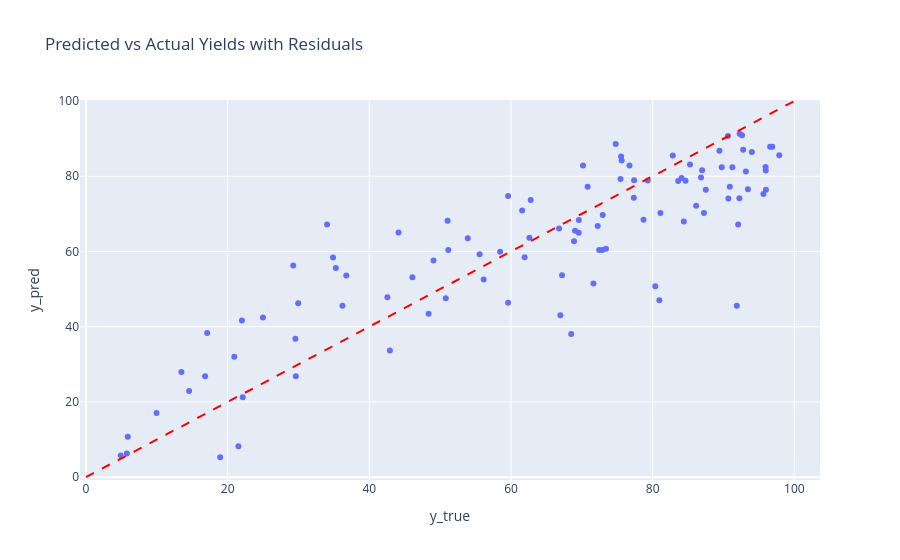

Notebook cell for this chart:
### Markdown cell above
##### Outlier analysis

### Code cell
results_check = pd.DataFrame({
    'y_true': Y_test,
    'y_pred': Y_test_best_nn_pred,
    'residual': Y_test - Y_test_best_nn_pred,
    'abs_residual': np.abs(Y_test - Y_test_best_nn_pred),
    'ligand' : df_test['catalyst'],
    'time': df_test['time_s'],
    'temperautre': df_test['temp_c'],
    'cat loading': df_test['cat_loading'],
    'aryl halide': df_test['name_aryl_halide'],
    'boron species': df_test['name_boron_species'],
    'solvent': df_test['name_solvent'],
    'base': df_test['name_base']
}, index=X_test.index)

# Find outliers
outliers = results_check.nlargest(10, 'abs_residual')
# # Look them up in the orginal dataframe
# original_df.loc[outliers.index]

import plotly.express as px
import plotly.graph_objects as go

results_check['original_index'] = results_check.index
fig = px.scatter(results_check, x='y_true', y='y_pred', hover_data=['original_index', 'residual'], title='Predicted vs Actual Yields with Residuals')
fig.add_shape(type='line', x0=0, y0=0, x1=100, y1=100, line=dict(color='Red', dash='dash'))
fig.show()

print(outliers)

### Figure 1 — Plotly figure (JSON) as saved in the notebook; plotly's stock layout.template omitted (floating-point values rounded to 4 significant figures; data arrays with more than 128 entries replaced by an {"elided": "..."} marker saying what was removed)
{"data": [{"customdata": {"elided": "103x2 float values"}, "hovertemplate": "y_true=%{x}<br>y_pred=%{y}<br>original_index=%{customdata[0]}<br>residual=%{customdata[1]}<extra></extra>", "legendgroup": "", "marker": {"color": "#636efa", "symbol": "circle"}, "mode": "markers", "name": "", "orientation": "v", "showlegend": false, "type": "scatter", "x": [91.87, 29.56, 5.772, 72.94, 53.9, 55.56, 86.98, 42.55, 87.24, 29.26, 84.07, 84.63, 70.82, 75.62, 93.44, 95.99, 48.37, 34.03, 68.5, 91.24, 90.69, 75.46, 59.59, 69.56, 97.86, 61.57, 96.89, 93.15, 35.27, 72.23, 82.84, 51.05, 50.79, 90.89, 93.99, 22.13, 69.05, 92.61, 95.93, 69.58, 18.94, 96.57, 29.96, 16.82, 36.75, 85.26, 67.2, 24.98, 58.46, 66.78, 70.16, 90.62, 62.59, 14.56, 42.9, 71.64, 86.82, 9.962, 44.12, 84.39, 62.78, 77.34, 77.38, 74.79, 61.92, 56.14, 76.72, 78.71, 89.74, 79.31, 86.13, 92.27, 46.08, 92.77, 92.06, 51.15, 5.903, 80.94, 4.911, 83.6, 66.97, 68.89, 17.11, 81.09, 20.94, 29.62, 75.54, 87.49, 73.4, 95.96, 34.88, 95.63, 92.24, 59.59, 80.36, 89.42, 72.44, 36.2, 49.06, 21.52, 72.87, 13.47, 22.01], "xaxis": "x", "y": [45.55, 36.8, 6.283, 69.68, 63.5, 59.25, 81.57, 47.83, 70.26, 56.27, 79.55, 78.79, 77.2, 84.16, 76.55, 76.42, 43.42, 67.18, 38.08, 82.39, 74.06, 79.28, 74.75, 64.95, 85.61, 70.89, 87.82, 81.24, 55.62, 66.74, 85.53, 68.14, 47.59, 77.19, 86.45, 21.26, 65.51, 90.87, 82.43, 68.35, 5.293, 87.86, 46.25, 26.82, 53.59, 83.15, 53.65, 42.47, 59.91, 66.12, 82.88, 90.73, 63.62, 22.92, 33.7, 51.5, 79.69, 17.04, 65.05, 67.98, 73.68, 74.29, 78.92, 88.59, 58.44, 52.52, 82.88, 68.4, 82.39, 78.89, 72.12, 91.28, 53.11, 87.05, 67.18, 60.39, 10.77, 47.03, 5.789, 78.73, 43.04, 62.73, 38.32, 70.21, 31.99, 26.85, 85.25, 76.42, 60.71, 81.49, 58.37, 75.27, 74.16, 46.37, 50.76, 86.75, 60.39, 45.59, 57.62, 8.226, 60.38, 27.96, 41.67], "yaxis": "y"}], "layout": {"legend": {"tracegroupgap": 0}, "shapes": [{"line": {"color": "Red", "dash": "dash"}, "type": "line", "x0": 0, "x1": 100, "y0": 0, "y1": 100}], "title": {"text": "Predicted vs Actual Yields with Residuals"}, "xaxis": {"anchor": "y", "domain": [0, 1], "title": {"text": "y_true"}}, "yaxis": {"anchor": "x", "domain": [0, 1], "title": {"text": "y_pred"}}}}
